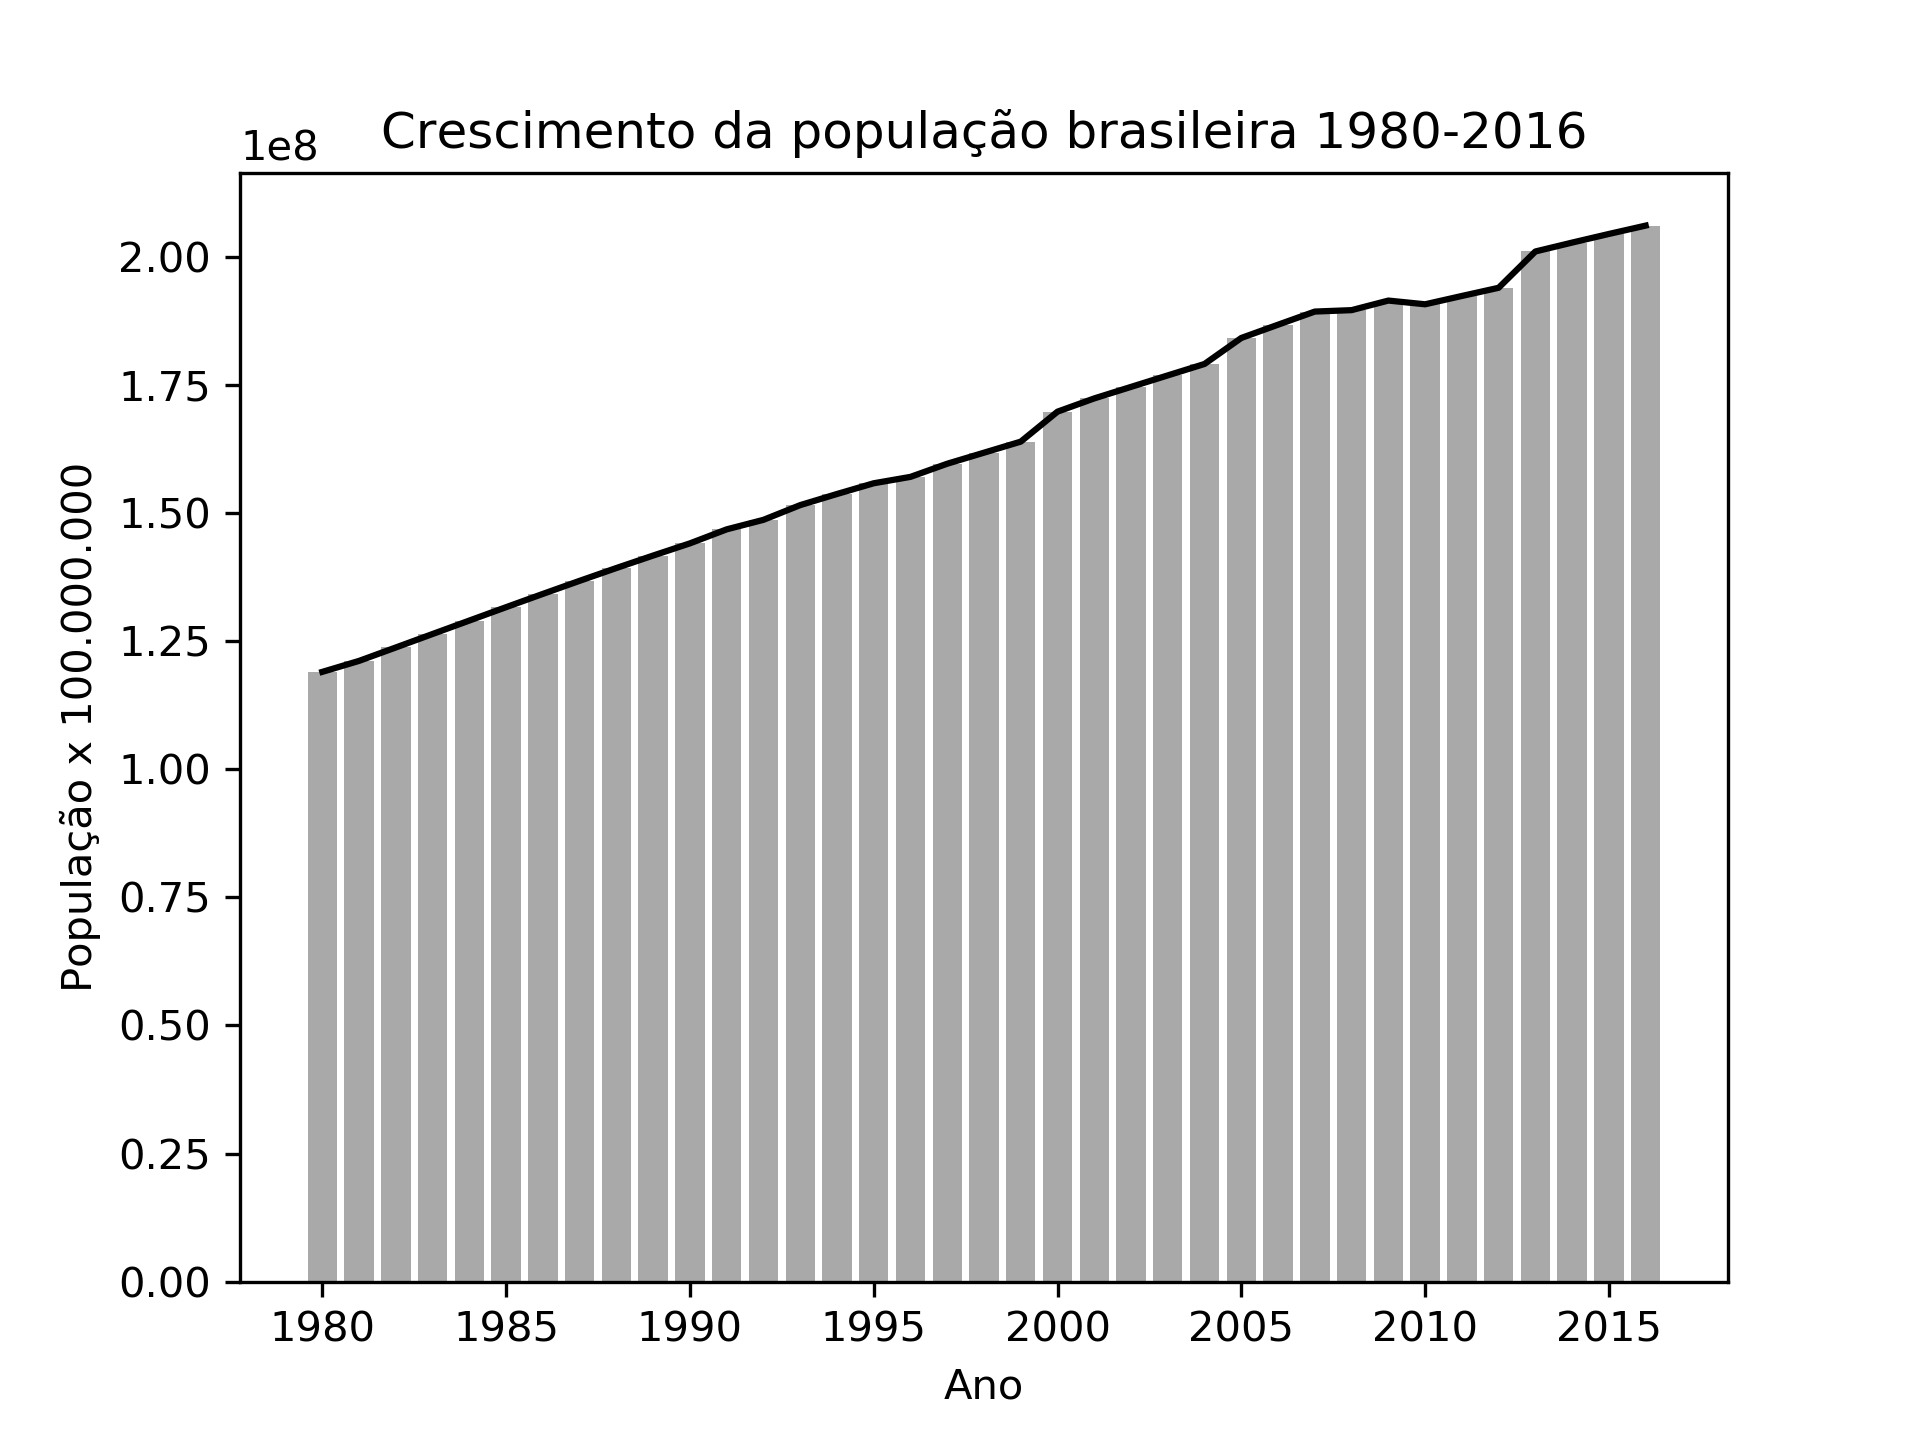

Write Python code to recreate this figure.
import matplotlib.pyplot as plt

data = open("populacao_brasileira.csv").readlines()

x = [] #Anos
y = [] #População

for i in range(len(data)):
	if i != 0:
		lign = data[i].split(";")
		x.append(int(lign[0]))
		y.append(int(lign[1]))

plt.plot(x, y, color="k")
plt.bar(x, y, color="#a9a9a9")
plt.title("Crescimento da população brasileira 1980-2016")
plt.xlabel("Ano")
plt.ylabel("População x 100.000.000")
#plt.show()
plt.savefig("populacao_brasileira.png", dpi=300)